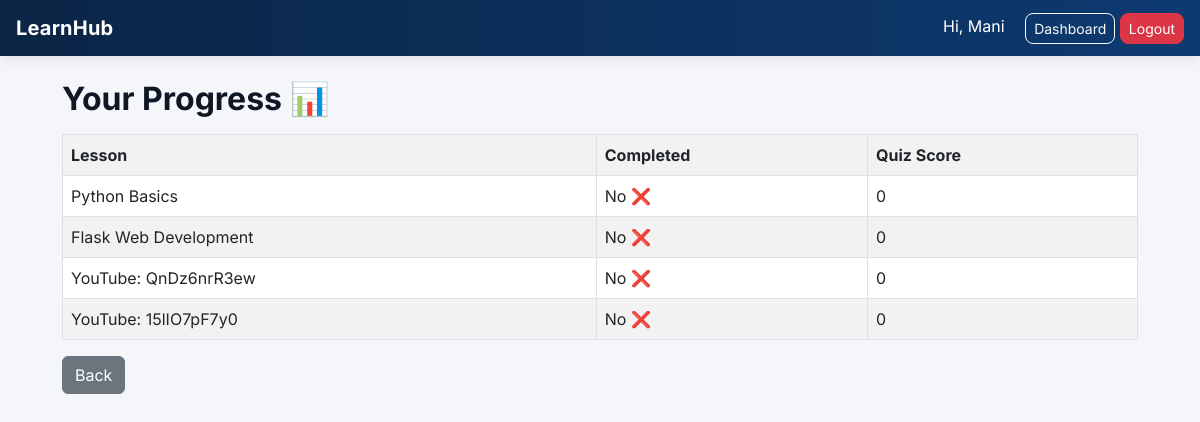
Page /progress (signed in) on the committed database.
### tables this page shows
CREATE TABLE lessons(
        id INTEGER PRIMARY KEY AUTOINCREMENT,
        title TEXT NOT NULL,
        video_path TEXT NOT NULL
    );

### app.py (the view)
@app.route("/progress")
@login_required
def progress():
    user_id = session["user_id"]
    conn = sqlite3.connect(DB_NAME)
    cur = conn.cursor()
    cur.execute("""
    SELECT lessons.title, progress.completed, progress.quiz_score
    FROM lessons
    LEFT JOIN progress ON lessons.id = progress.lesson_id AND progress.user_id=?
    """, (user_id,))
    data = cur.fetchall()
    conn.close()
    return render_template("progress.html", data=data)

### app.py (called while the page is built)
def login_required(f):
    @wraps(f)
    def decorated_function(*args, **kwargs):
        if "user_id" not in session:
            return redirect(url_for("login"))
        return f(*args, **kwargs)
    return decorated_function

### templates/progress.html
{% extends "base.html" %}
{% block content %}
<h2 class="fw-bold">Your Progress 📊</h2>
<table class="table table-bordered table-striped mt-3">
  <tr>
    <th>Lesson</th>
    <th>Completed</th>
    <th>Quiz Score</th>
  </tr>
  {% for row in data %}
  <tr>
    <td>{{ row[0] }}</td>
    <td>{{ "Yes ✅" if row[1]==1 else "No ❌" }}</td>
    <td>{{ row[2] if row[2] else 0 }}</td>
  </tr>
  {% endfor %}
</table>
<a href="/dashboard" class="btn btn-secondary">Back</a>
{% endblock %}

### static/css/style.css (style rules this page uses)
:root { --bg: #f4f6f9; --surface: #ffffff; --primary: #0d6efd; --accent: #ffc107; --success: #198754; --muted: #6c757d; --card-shadow: 0 18px 40px rgba(16,24,40,0.08); --radius: 12px; --max-width: 1100px; }
body { background: var(--bg); font-family: 'Inter', Arial, sans-serif; color: #0f1724; -webkit-font-smoothing: antialiased; -moz-osx-font-smoothing: grayscale; }

### rows in the picture
lessons: title "Python Basics", value "No ❌", row "0"
lessons: title "Flask Web Development", value "No ❌", row "0"
lessons: title "YouTube: QnDz6nrR3ew", value "No ❌", row "0"
lessons: title "YouTube: 15lIO7pF7y0", value "No ❌", row "0"

### other values in the picture
{{ session.get("user_name") }} "Mani"
